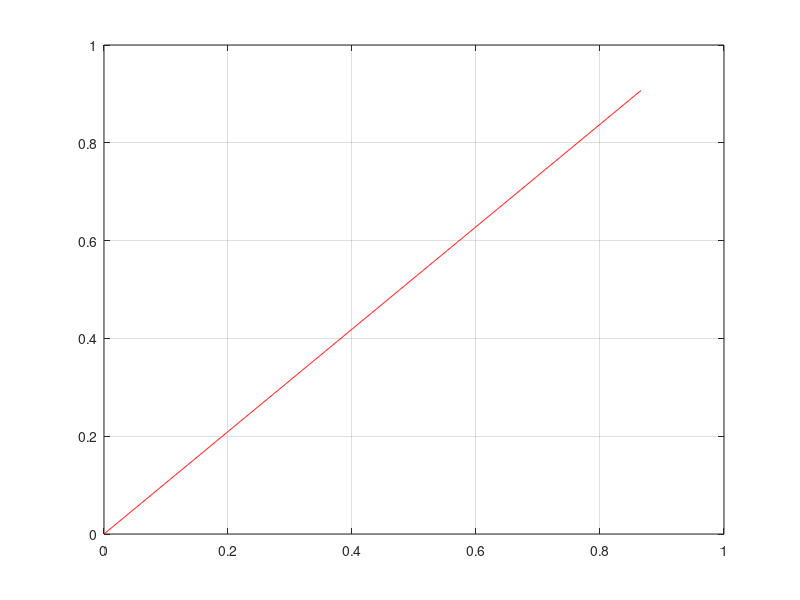

Reproduce this figure in MATLAB. (Note: a time limit stopped this script after it produced the figure.)
clear all
Vs = 0:0.001:sqrt(3)/2;
Vdc = 1;


temp3 = sqrt(3);
temp4 = 1/sqrt(3);
num = size(Vs);

for i = 1:num(2)
    temp1 = (1/2)*Vs(i)*Vdc;
    f = @(theta) ( ... 
                temp1*(cos(theta)+temp4*sin(theta)).*cos(theta).*(theta>=0 & theta<(pi/3)) ...%sector 1
                +temp1*(cos(theta-pi/3)-temp3*sin(theta-pi/3)).*cos(theta).*(theta>=(pi/3) & theta<(2*pi/3)) ...%sector 2
                +temp1*(-cos(theta-2*pi/3)-temp4*sin(theta-2*pi/3)).*cos(theta).*(theta>=(2*pi/3) & theta<(pi)) ...%sector 3
                +temp1*(-cos(theta-pi)-temp4*sin(theta-pi)).*cos(theta).*(theta>=(pi) & theta<(4*pi/3)) ...%sector 4
                +temp1*(-cos(theta-4*pi/3)+temp3*sin(theta-4*pi/3)).*cos(theta).*(theta>=(4*pi/3) & theta<(5*pi/3)) ...%sector 5
                +temp1*(cos(theta-5*pi/3)+temp4*sin(theta-5*pi/3)).*cos(theta).*(theta>=(5*pi/3) & theta<=(2*pi)) ...%sector 6
                );
F(i)=integral(f,0,pi*2)*2/(2*pi);
MI(i)=F(i)/(2/pi);
end
plot(Vs,MI,'r')
grid on
